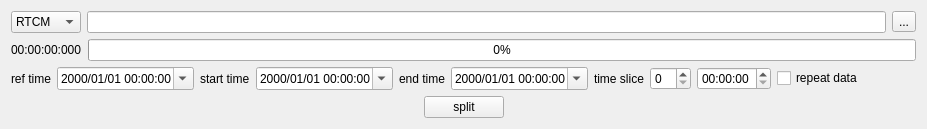
<?xml version="1.0" encoding="UTF-8"?>
<ui version="4.0">
 <class>SplitTools</class>
 <widget class="QWidget" name="SplitTools">
  <property name="geometry">
   <rect>
    <x>0</x>
    <y>0</y>
    <width>927</width>
    <height>127</height>
   </rect>
  </property>
  <property name="windowTitle">
   <string>SplitTools</string>
  </property>
  <layout class="QVBoxLayout" name="verticalLayout">
   <item>
    <layout class="QHBoxLayout" name="horizontalLayout_4">
     <item>
      <widget class="QComboBox" name="fileformat_cmb">
       <item>
        <property name="text">
         <string>RTCM</string>
        </property>
       </item>
       <item>
        <property name="text">
         <string>INS401</string>
        </property>
       </item>
      </widget>
     </item>
     <item>
      <widget class="QLineEdit" name="filepath_edt"/>
     </item>
     <item>
      <widget class="QToolButton" name="select_btn">
       <property name="text">
        <string>...</string>
       </property>
      </widget>
     </item>
    </layout>
   </item>
   <item>
    <layout class="QHBoxLayout" name="horizontalLayout_5">
     <item>
      <widget class="QLabel" name="time_lb">
       <property name="text">
        <string>00:00:00:000</string>
       </property>
      </widget>
     </item>
     <item>
      <widget class="QProgressBar" name="progressBar">
       <property name="maximum">
        <number>10000</number>
       </property>
       <property name="value">
        <number>0</number>
       </property>
      </widget>
     </item>
    </layout>
   </item>
   <item>
    <layout class="QHBoxLayout" name="horizontalLayout">
     <item>
      <widget class="QLabel" name="label_4">
       <property name="text">
        <string>ref time</string>
       </property>
      </widget>
     </item>
     <item>
      <widget class="QDateTimeEdit" name="dateTimeEdit_ref">
       <property name="displayFormat">
        <string>yyyy/MM/dd HH:mm:ss</string>
       </property>
       <property name="calendarPopup">
        <bool>true</bool>
       </property>
      </widget>
     </item>
     <item>
      <widget class="QLabel" name="label">
       <property name="text">
        <string>start time</string>
       </property>
      </widget>
     </item>
     <item>
      <widget class="QDateTimeEdit" name="dateTimeEdit_start">
       <property name="displayFormat">
        <string>yyyy/MM/dd HH:mm:ss</string>
       </property>
       <property name="calendarPopup">
        <bool>true</bool>
       </property>
      </widget>
     </item>
     <item>
      <widget class="QLabel" name="label_2">
       <property name="text">
        <string>end time</string>
       </property>
      </widget>
     </item>
     <item>
      <widget class="QDateTimeEdit" name="dateTimeEdit_end">
       <property name="displayFormat">
        <string>yyyy/MM/dd HH:mm:ss</string>
       </property>
       <property name="calendarPopup">
        <bool>true</bool>
       </property>
      </widget>
     </item>
     <item>
      <widget class="QLabel" name="label_3">
       <property name="text">
        <string>time slice</string>
       </property>
      </widget>
     </item>
     <item>
      <widget class="QSpinBox" name="spinBox_day"/>
     </item>
     <item>
      <widget class="QTimeEdit" name="timeEdit">
       <property name="date">
        <date>
         <year>1970</year>
         <month>1</month>
         <day>1</day>
        </date>
       </property>
       <property name="displayFormat">
        <string>HH:mm:ss</string>
       </property>
       <property name="calendarPopup">
        <bool>false</bool>
       </property>
       <property name="time">
        <time>
         <hour>0</hour>
         <minute>0</minute>
         <second>0</second>
        </time>
       </property>
      </widget>
     </item>
     <item>
      <widget class="QCheckBox" name="checkBox_repeat">
       <property name="text">
        <string>repeat data</string>
       </property>
      </widget>
     </item>
     <item>
      <spacer name="horizontalSpacer">
       <property name="orientation">
        <enum>Qt::Horizontal</enum>
       </property>
       <property name="sizeHint" stdset="0">
        <size>
         <width>40</width>
         <height>20</height>
        </size>
       </property>
      </spacer>
     </item>
    </layout>
   </item>
   <item>
    <layout class="QHBoxLayout" name="horizontalLayout_6">
     <item>
      <spacer name="horizontalSpacer_3">
       <property name="orientation">
        <enum>Qt::Horizontal</enum>
       </property>
       <property name="sizeHint" stdset="0">
        <size>
         <width>40</width>
         <height>20</height>
        </size>
       </property>
      </spacer>
     </item>
     <item>
      <widget class="QPushButton" name="split_btn">
       <property name="text">
        <string>split</string>
       </property>
      </widget>
     </item>
     <item>
      <spacer name="horizontalSpacer_4">
       <property name="orientation">
        <enum>Qt::Horizontal</enum>
       </property>
       <property name="sizeHint" stdset="0">
        <size>
         <width>40</width>
         <height>20</height>
        </size>
       </property>
      </spacer>
     </item>
    </layout>
   </item>
  </layout>
 </widget>
 <layoutdefault spacing="6" margin="11"/>
 <resources/>
 <connections/>
</ui>
